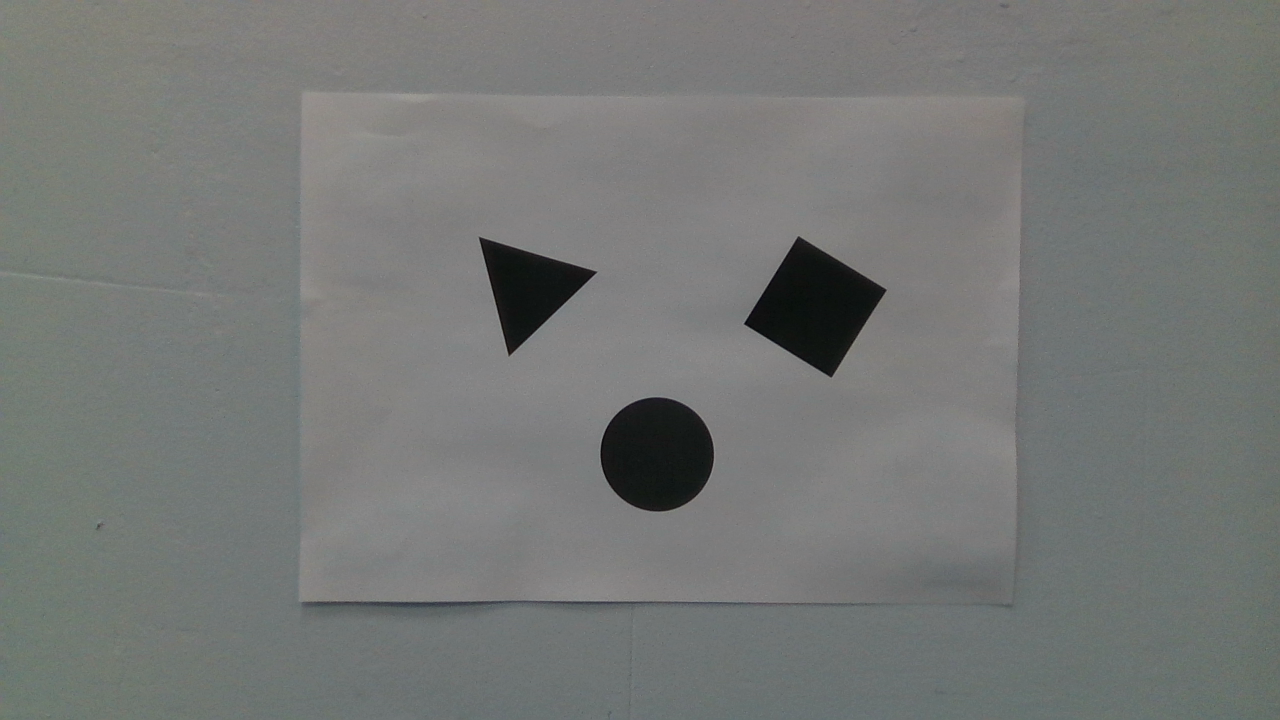
#> input picture png_image.png, 1280 x 720 px
$ python shape_detect.py
#> lines starting #> are read from the running program, lines starting #| are printed output that depends on the picture; after the words box and inside, x2 and y2 are one past the last pixel; in counts of white or black regions, pixels touching at a corner belong together
import numpy as np
import matplotlib.pyplot as plt
import cv2

# read the image
image = cv2.imread('png_image.png')
#> image is the input picture: shape (720, 1280, 3); mean B, G, R 117.4, 119.3, 116.9
cimg = image.copy()
# convert to grayscale
grayscale = cv2.cvtColor(image, cv2.COLOR_BGR2GRAY)

# perform edge detection
edges = cv2.Canny(grayscale, 30, 100)
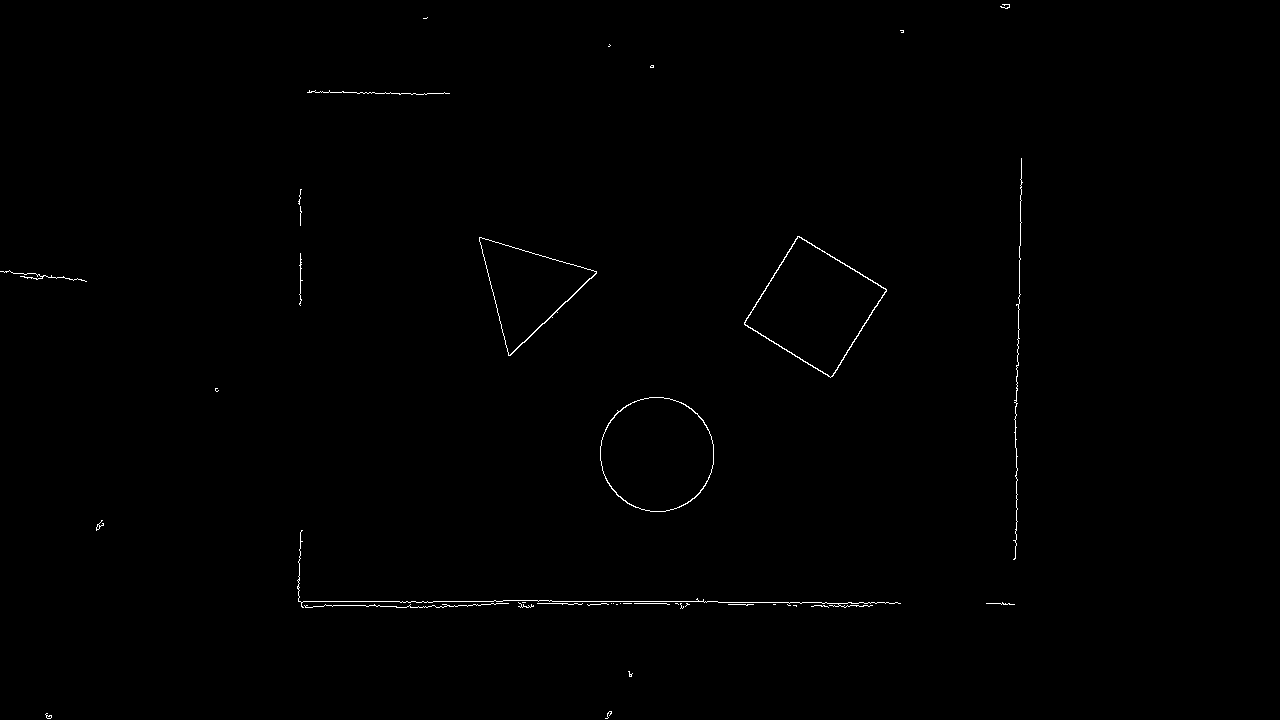
#> edges: shape (720, 1280); 0.38% white in thin lines or dots, all inside (x1, y1, x2, y2) = (0, 4, 1023, 719)

# detect lines in the image using hough lines technique
lines = cv2.HoughLinesP(edges, 1, np.pi/180, 60, np.array([]), 50, 5)
#> lines = 20 rows, first 6: [422, 601, 502, 601], [1018, 354, 1021, 158], [503, 600, 607, 601], [822, 603, 876, 603], [718, 602, 826, 602], [660, 601, 716, 601]

# finds the circles in the grayscale image using the Hough transform
#> (the run stopped early here; a loop or call above may not have finished)
